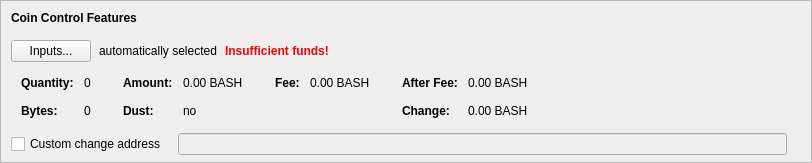
    <widget class="QFrame" name="frameCoinControl">
     <property name="sizePolicy">
      <sizepolicy hsizetype="Expanding" vsizetype="Expanding">
       <horstretch>0</horstretch>
       <verstretch>0</verstretch>
      </sizepolicy>
     </property>
     <property name="maximumSize">
      <size>
       <width>16777215</width>
       <height>16777215</height>
      </size>
     </property>
     <property name="frameShape">
      <enum>QFrame::StyledPanel</enum>
     </property>
     <property name="frameShadow">
      <enum>QFrame::Sunken</enum>
     </property>
     <layout class="QVBoxLayout" name="verticalLayoutCoinControl2">
      <property name="spacing">
       <number>0</number>
      </property>
      <property name="leftMargin">
       <number>0</number>
      </property>
      <property name="topMargin">
       <number>0</number>
      </property>
      <property name="rightMargin">
       <number>0</number>
      </property>
      <property name="bottomMargin">
       <number>6</number>
      </property>
      <item>
       <layout class="QVBoxLayout" name="verticalLayoutCoinControl" stretch="0,0,0,0,1">
        <property name="spacing">
         <number>0</number>
        </property>
        <property name="leftMargin">
         <number>10</number>
        </property>
        <property name="topMargin">
         <number>10</number>
        </property>
        <item>
         <layout class="QHBoxLayout" name="horizontalLayoutCoinControl1">
          <property name="bottomMargin">
           <number>15</number>
          </property>
          <item>
           <widget class="QLabel" name="labelCoinControlFeatures">
            <property name="sizePolicy">
             <sizepolicy hsizetype="Preferred" vsizetype="Maximum">
              <horstretch>0</horstretch>
              <verstretch>0</verstretch>
             </sizepolicy>
            </property>
            <property name="font">
             <font>
              <weight>75</weight>
              <bold>true</bold>
             </font>
            </property>
            <property name="styleSheet">
             <string notr="true">font-weight:bold;</string>
            </property>
            <property name="text">
             <string>Coin Control Features</string>
            </property>
           </widget>
          </item>
         </layout>
        </item>
        <item>
         <layout class="QHBoxLayout" name="horizontalLayoutCoinControl2" stretch="0,0,0,0">
          <property name="spacing">
           <number>8</number>
          </property>
          <property name="bottomMargin">
           <number>10</number>
          </property>
          <item>
           <widget class="QPushButton" name="pushButtonCoinControl">
            <property name="styleSheet">
             <string notr="true"/>
            </property>
            <property name="text">
             <string>Inputs...</string>
            </property>
            <property name="autoDefault">
             <bool>false</bool>
            </property>
           </widget>
          </item>
          <item>
           <widget class="QLabel" name="labelCoinControlAutomaticallySelected">
            <property name="text">
             <string>automatically selected</string>
            </property>
            <property name="margin">
             <number>5</number>
            </property>
           </widget>
          </item>
          <item>
           <widget class="QLabel" name="labelCoinControlInsuffFunds">
            <property name="font">
             <font>
              <weight>75</weight>
              <bold>true</bold>
             </font>
            </property>
            <property name="styleSheet">
             <string notr="true">color:red;font-weight:bold;</string>
            </property>
            <property name="text">
             <string>Insufficient funds!</string>
            </property>
            <property name="margin">
             <number>5</number>
            </property>
           </widget>
          </item>
          <item>
           <spacer name="horizontalSpacerCoinControl">
            <property name="orientation">
             <enum>Qt::Horizontal</enum>
            </property>
            <property name="sizeHint" stdset="0">
             <size>
              <width>40</width>
              <height>1</height>
             </size>
            </property>
           </spacer>
          </item>
         </layout>
        </item>
        <item>
         <widget class="QWidget" name="widgetCoinControl" native="true">
          <property name="sizePolicy">
           <sizepolicy hsizetype="Preferred" vsizetype="Preferred">
            <horstretch>0</horstretch>
            <verstretch>0</verstretch>
           </sizepolicy>
          </property>
          <property name="minimumSize">
           <size>
            <width>0</width>
            <height>0</height>
           </size>
          </property>
          <property name="styleSheet">
           <string notr="true"/>
          </property>
          <layout class="QHBoxLayout" name="horizontalLayoutCoinControl5">
           <property name="leftMargin">
            <number>0</number>
           </property>
           <property name="topMargin">
            <number>0</number>
           </property>
           <property name="rightMargin">
            <number>0</number>
           </property>
           <property name="bottomMargin">
            <number>0</number>
           </property>
           <item>
            <layout class="QHBoxLayout" name="horizontalLayoutCoinControl3" stretch="0,0,0,1">
             <property name="spacing">
              <number>20</number>
             </property>
             <property name="topMargin">
              <number>0</number>
             </property>
             <property name="bottomMargin">
              <number>10</number>
             </property>
             <item>
              <layout class="QFormLayout" name="formLayoutCoinControl1">
               <property name="horizontalSpacing">
                <number>10</number>
               </property>
               <property name="verticalSpacing">
                <number>14</number>
               </property>
               <property name="leftMargin">
                <number>10</number>
               </property>
               <property name="topMargin">
                <number>4</number>
               </property>
               <property name="rightMargin">
                <number>6</number>
               </property>
               <item row="0" column="0">
                <widget class="QLabel" name="labelCoinControlQuantityText">
                 <property name="font">
                  <font>
                   <weight>75</weight>
                   <bold>true</bold>
                  </font>
                 </property>
                 <property name="text">
                  <string>Quantity:</string>
                 </property>
                 <property name="margin">
                  <number>0</number>
                 </property>
                </widget>
               </item>
               <item row="0" column="1">
                <widget class="QLabel" name="labelCoinControlQuantity">
                 <property name="cursor">
                  <cursorShape>IBeamCursor</cursorShape>
                 </property>
                 <property name="contextMenuPolicy">
                  <enum>Qt::ActionsContextMenu</enum>
                 </property>
                 <property name="text">
                  <string notr="true">0</string>
                 </property>
                 <property name="margin">
                  <number>0</number>
                 </property>
                 <property name="textInteractionFlags">
                  <set>Qt::LinksAccessibleByMouse|Qt::TextSelectableByKeyboard|Qt::TextSelectableByMouse</set>
                 </property>
                </widget>
               </item>
               <item row="1" column="0">
                <widget class="QLabel" name="labelCoinControlBytesText">
                 <property name="font">
                  <font>
                   <weight>75</weight>
                   <bold>true</bold>
                  </font>
                 </property>
                 <property name="text">
                  <string>Bytes:</string>
                 </property>
                </widget>
               </item>
               <item row="1" column="1">
                <widget class="QLabel" name="labelCoinControlBytes">
                 <property name="cursor">
                  <cursorShape>IBeamCursor</cursorShape>
                 </property>
                 <property name="contextMenuPolicy">
                  <enum>Qt::ActionsContextMenu</enum>
                 </property>
                 <property name="text">
                  <string notr="true">0</string>
                 </property>
                 <property name="textInteractionFlags">
                  <set>Qt::LinksAccessibleByMouse|Qt::TextSelectableByKeyboard|Qt::TextSelectableByMouse</set>
                 </property>
                </widget>
               </item>
              </layout>
             </item>
             <item>
              <layout class="QFormLayout" name="formLayoutCoinControl2">
               <property name="horizontalSpacing">
                <number>10</number>
               </property>
               <property name="verticalSpacing">
                <number>14</number>
               </property>
               <property name="leftMargin">
                <number>6</number>
               </property>
               <property name="topMargin">
                <number>4</number>
               </property>
               <property name="rightMargin">
                <number>6</number>
               </property>
               <item row="0" column="0">
                <widget class="QLabel" name="labelCoinControlAmountText">
                 <property name="font">
                  <font>
                   <weight>75</weight>
                   <bold>true</bold>
                  </font>
                 </property>
                 <property name="text">
                  <string>Amount:</string>
                 </property>
                 <property name="margin">
                  <number>0</number>
                 </property>
                </widget>
               </item>
               <item row="0" column="1">
                <widget class="QLabel" name="labelCoinControlAmount">
                 <property name="cursor">
                  <cursorShape>IBeamCursor</cursorShape>
                 </property>
                 <property name="contextMenuPolicy">
                  <enum>Qt::ActionsContextMenu</enum>
                 </property>
                 <property name="text">
                  <string notr="true">0.00 BASH</string>
                 </property>
                 <property name="textInteractionFlags">
                  <set>Qt::LinksAccessibleByMouse|Qt::TextSelectableByKeyboard|Qt::TextSelectableByMouse</set>
                 </property>
                </widget>
               </item>
               <item row="1" column="0">
                <widget class="QLabel" name="labelCoinControlLowOutputText">
                 <property name="font">
                  <font>
                   <weight>75</weight>
                   <bold>true</bold>
                  </font>
                 </property>
                 <property name="text">
                  <string>Dust:</string>
                 </property>
                </widget>
               </item>
               <item row="1" column="1">
                <widget class="QLabel" name="labelCoinControlLowOutput">
                 <property name="cursor">
                  <cursorShape>IBeamCursor</cursorShape>
                 </property>
                 <property name="contextMenuPolicy">
                  <enum>Qt::ActionsContextMenu</enum>
                 </property>
                 <property name="text">
                  <string notr="true">no</string>
                 </property>
                 <property name="textInteractionFlags">
                  <set>Qt::LinksAccessibleByMouse|Qt::TextSelectableByKeyboard|Qt::TextSelectableByMouse</set>
                 </property>
                </widget>
               </item>
              </layout>
             </item>
             <item>
              <layout class="QFormLayout" name="formLayoutCoinControl3">
               <property name="horizontalSpacing">
                <number>10</number>
               </property>
               <property name="verticalSpacing">
                <number>14</number>
               </property>
               <property name="leftMargin">
                <number>6</number>
               </property>
               <property name="topMargin">
                <number>4</number>
               </property>
               <property name="rightMargin">
                <number>6</number>
               </property>
               <item row="0" column="0">
                <widget class="QLabel" name="labelCoinControlFeeText">
                 <property name="font">
                  <font>
                   <weight>75</weight>
                   <bold>true</bold>
                  </font>
                 </property>
                 <property name="text">
                  <string>Fee:</string>
                 </property>
                 <property name="margin">
                  <number>0</number>
                 </property>
                </widget>
               </item>
               <item row="0" column="1">
                <widget class="QLabel" name="labelCoinControlFee">
                 <property name="cursor">
                  <cursorShape>IBeamCursor</cursorShape>
                 </property>
                 <property name="contextMenuPolicy">
                  <enum>Qt::ActionsContextMenu</enum>
                 </property>
                 <property name="text">
                  <string notr="true">0.00 BASH</string>
                 </property>
                 <property name="textInteractionFlags">
                  <set>Qt::LinksAccessibleByMouse|Qt::TextSelectableByKeyboard|Qt::TextSelectableByMouse</set>
                 </property>
                </widget>
               </item>
             </layout>
             </item>
             <item>
              <layout class="QFormLayout" name="formLayoutCoinControl4">
               <property name="horizontalSpacing">
                <number>10</number>
               </property>
               <property name="verticalSpacing">
                <number>14</number>
               </property>
               <property name="leftMargin">
                <number>6</number>
               </property>
               <property name="topMargin">
                <number>4</number>
               </property>
               <property name="rightMargin">
                <number>6</number>
               </property>
               <item row="0" column="0">
                <widget class="QLabel" name="labelCoinControlAfterFeeText">
                 <property name="font">
                  <font>
                   <weight>75</weight>
                   <bold>true</bold>
                  </font>
                 </property>
                 <property name="text">
                  <string>After Fee:</string>
                 </property>
                 <property name="margin">
                  <number>0</number>
                 </property>
                </widget>
               </item>
               <item row="0" column="1">
                <widget class="QLabel" name="labelCoinControlAfterFee">
                 <property name="cursor">
                  <cursorShape>IBeamCursor</cursorShape>
                 </property>
                 <property name="contextMenuPolicy">
                  <enum>Qt::ActionsContextMenu</enum>
                 </property>
                 <property name="text">
                  <string notr="true">0.00 BASH</string>
                 </property>
                 <property name="textInteractionFlags">
                  <set>Qt::LinksAccessibleByMouse|Qt::TextSelectableByKeyboard|Qt::TextSelectableByMouse</set>
                 </property>
                </widget>
               </item>
               <item row="1" column="0">
                <widget class="QLabel" name="labelCoinControlChangeText">
                 <property name="font">
                  <font>
                   <weight>75</weight>
                   <bold>true</bold>
                  </font>
                 </property>
                 <property name="text">
                  <string>Change:</string>
                 </property>
                </widget>
               </item>
               <item row="1" column="1">
                <widget class="QLabel" name="labelCoinControlChange">
                 <property name="cursor">
                  <cursorShape>IBeamCursor</cursorShape>
                 </property>
                 <property name="contextMenuPolicy">
                  <enum>Qt::ActionsContextMenu</enum>
                 </property>
                 <property name="text">
                  <string notr="true">0.00 BASH</string>
                 </property>
                 <property name="textInteractionFlags">
                  <set>Qt::LinksAccessibleByMouse|Qt::TextSelectableByKeyboard|Qt::TextSelectableByMouse</set>
                 </property>
                </widget>
               </item>
              </layout>
             </item>
            </layout>
           </item>
          </layout>
         </widget>
        </item>
        <item>
         <layout class="QHBoxLayout" name="horizontalLayoutCoinControl4" stretch="0,0,0">
          <property name="spacing">
           <number>12</number>
          </property>
          <property name="sizeConstraint">
           <enum>QLayout::SetDefaultConstraint</enum>
          </property>
          <property name="topMargin">
           <number>5</number>
          </property>
          <property name="rightMargin">
           <number>5</number>
          </property>
          <item>
           <widget class="QCheckBox" name="checkBoxCoinControlChange">
            <property name="toolTip">
             <string>If this is activated, but the change address is empty or invalid, change will be sent to a newly generated address.</string>
            </property>
            <property name="text">
             <string>Custom change address</string>
            </property>
           </widget>
          </item>
          <item>
           <widget class="QValidatedLineEdit" name="lineEditCoinControlChange">
            <property name="enabled">
             <bool>false</bool>
            </property>
            <property name="sizePolicy">
             <sizepolicy hsizetype="Expanding" vsizetype="Fixed">
              <horstretch>0</horstretch>
              <verstretch>0</verstretch>
             </sizepolicy>
            </property>
           </widget>
          </item>
          <item>
           <widget class="QLabel" name="labelCoinControlChangeLabel">
            <property name="sizePolicy">
             <sizepolicy hsizetype="Preferred" vsizetype="Expanding">
              <horstretch>0</horstretch>
              <verstretch>0</verstretch>
             </sizepolicy>
            </property>
            <property name="minimumSize">
             <size>
              <width>0</width>
              <height>0</height>
             </size>
            </property>
            <property name="text">
             <string/>
            </property>
            <property name="margin">
             <number>3</number>
            </property>
           </widget>
          </item>
         </layout>
        </item>
        <item>
         <spacer name="verticalSpacerCoinControl">
          <property name="orientation">
           <enum>Qt::Vertical</enum>
          </property>
          <property name="sizeHint" stdset="0">
           <size>
            <width>800</width>
            <height>1</height>
           </size>
          </property>
         </spacer>
        </item>
       </layout>
      </item>
     </layout>
    </widget>
